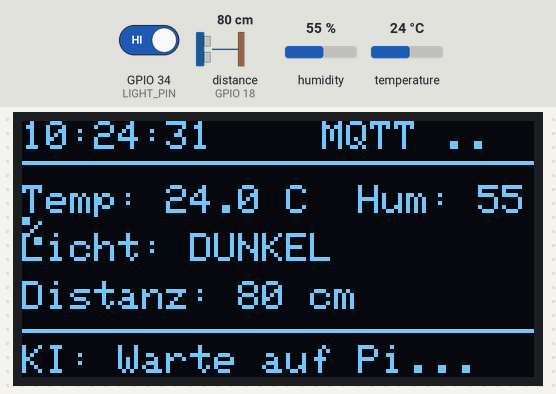
A sketch run on a simulated ESP32. On the bench: 128×64 one-colour display. Wiring (inferred from the names in the program): ultrasonic range finder: trigger GPIO 5; echo GPIO 18. The test bench sets the inputs (shaded band); at power-on: distance to the obstacle (sensor on GPIO 18) 80 cm, GPIO 34 (LIGHT_PIN) HIGH, humidity 55 %, temperature 24 °C. The echo pulse lasts 58.3 µs per cm; WiFi joins after 1.5 s; servers stay silent unless stated; the local clock reads 2024-03-15 10:24:30 at power-on unless the sketch sets it; random numbers use the default seed unless the sketch sets one; what the sketch prints to the serial monitor is not drawn.

Above: at 1.2 s.
1.3 s: distance to the obstacle (sensor on GPIO 18) set to 21 cm
At 3.1 s:
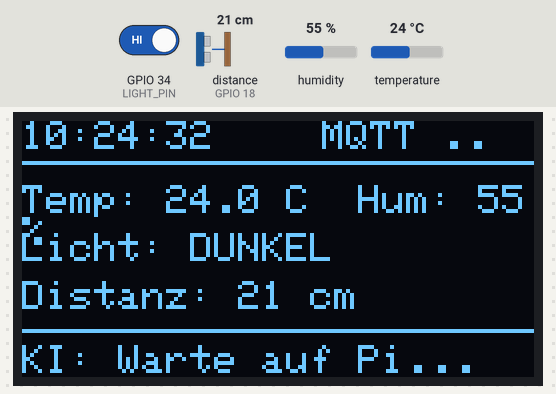
3.7 s: distance to the obstacle (sensor on GPIO 18) set to 17 cm
At 5.1 s:
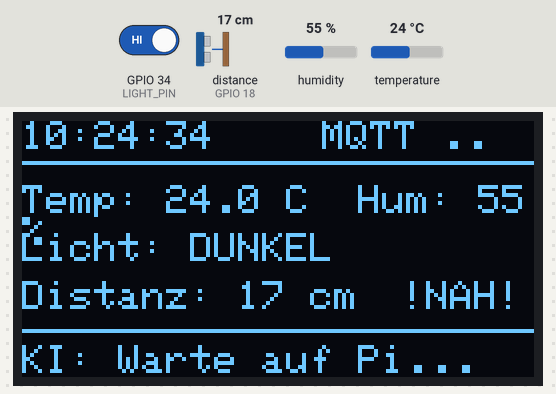
8.5 s: GPIO 34 (LIGHT_PIN) driven LOW
At 10.6 s:
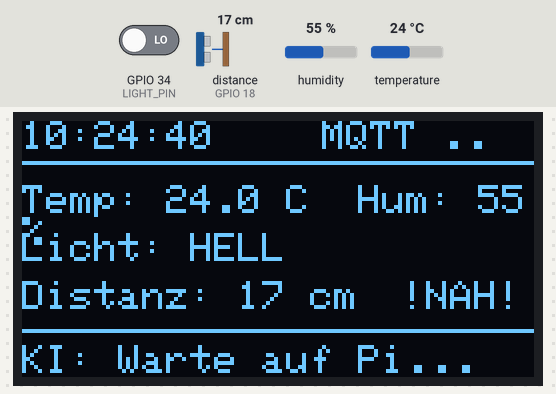
13.9 s: distance to the obstacle (sensor on GPIO 18) set to 35 cm
At 14.8 s:
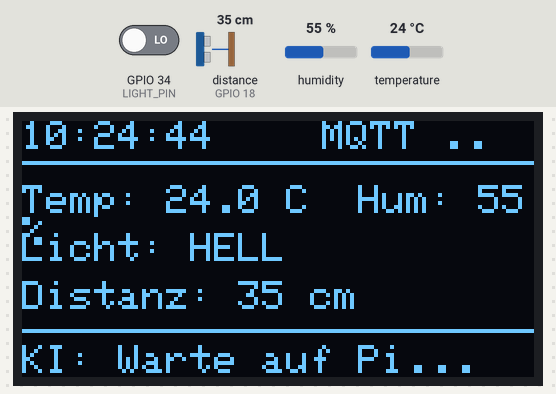
19.8 s: humidity set to 22 %
At 22.9 s:
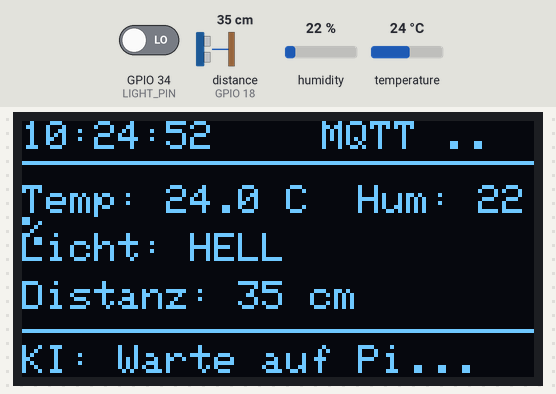
23.5 s: temperature set to 12 °C
At 25.0 s:
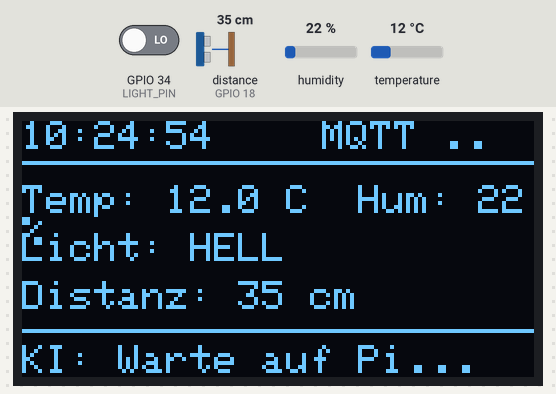
Timing chart, 0 to 26.5 s (numbered marks = the images above; inputs shaded):
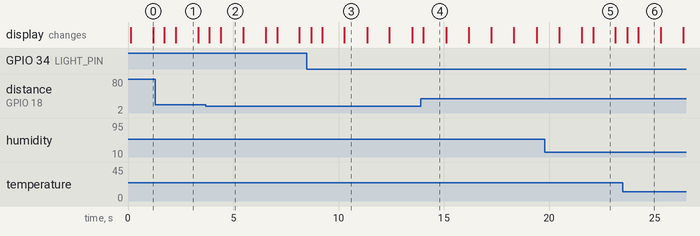

Measured:
- the behaviour switches between 20 and 19 cm on distance to the obstacle (sensor on GPIO 18) (found by bisection; images 1 and 2)
- what the display in image 2 shows lasts 1.1 s, from 4.4 s to 5.5 s

The sketch:

DHT_Unified_Sensor_ino.ino
```cpp
#include <ArduinoJson.h>
#include <WiFi.h>
#include <Wire.h>
#include <Adafruit_GFX.h>
#include <Adafruit_SSD1306.h>
#include "DHT.h"
#include <time.h>
#include <PubSubClient.h>
#include <ESPmDNS.h>
#include <WebServer.h>


// ==========================================
// 1. KONFIGURATION & NETZWERK
// ==========================================
const char* WIFI_SSID     = "wlan-SSID";
const char* WIFI_PASSWORD = "wlan_passwort";

const char* MQTT_HOST_NAME = "11FI6-turbo"; // Raspi hostname
const uint16_t MQTT_PORT   = 1883;
const char* MQTT_USER      = "mqttuser"; //mqttuser name
const char* MQTT_PASS      = "mqtt_Password";

const char* TOPIC_PUB      = "sensors/esp32/data";
const char* TOPIC_CMD      = "sensors/esp32/cmd";

// ==========================================
// 2. PINS & SENSOREN
// ==========================================
#define DHTPIN 23
#define DHTTYPE DHT11
#define LIGHT_PIN 34     // Dein D0 Anschluss vom Lichtsensor
#define TRIG_PIN 5       // Ultraschall Trig
#define ECHO_PIN 18      // Ultraschall Echo

DHT dht(DHTPIN, DHTTYPE);

// OLED Display
#define SCREEN_WIDTH 128
#define SCREEN_HEIGHT 64
Adafruit_SSD1306 display(SCREEN_WIDTH, SCREEN_HEIGHT, &Wire, -1);

// ==========================================
// 3. VARIABLEN & STATUS
// ==========================================
WiFiClient wifiClient;
PubSubClient mqtt(wifiClient);
IPAddress resolvedPiIP;
WebServer server(80); // Erstellt den Server auf Port 80

unsigned long lastPub = 0;
const unsigned long pubMs = 5000;
unsigned long lastWifiCheck = 0;

char lastAiMsg[32] = "Warte auf Pi...";
char lastWebAiMsg[512] = "System bereit";  // NEU: Für die Webseite (viel größer!)
bool timeSynced = false;

//
float t = 0.0;
float h = 0.0;
int l = 0;
long d = 0;

// ==========================================
// 4. HILFSFUNKTIONEN (ULTRASCHALL & ZEIT)
// ==========================================
long getDistance() {
  digitalWrite(TRIG_PIN, LOW);
  delayMicroseconds(2);
  digitalWrite(TRIG_PIN, HIGH);
  delayMicroseconds(10);
  digitalWrite(TRIG_PIN, LOW);
  long duration = pulseIn(ECHO_PIN, HIGH, 26000); // Timeout nach ~4m
  if (duration == 0) return 400;
  return duration / 58;
}

void setupTime() {
  // Deutschland: CET/CEST mit automatischer Umstellung
  configTzTime("CET-1CEST,M3.5.0,M10.5.0", "de.pool.ntp.org", "pool.ntp.org");
  Serial.println("NTP Zeit-Sync gestartet...");
}

void handleRoot() {
  // Logik für Licht-Text
  String lichtText = (l == 0) ? "HELL" : "DUNKEL";
  String lichtFarbe = (l == 0) ? "#ffcc00" : "#2c3e50"; // Gelb für hell, Dunkelblau für dunkel

  String html = "<!DOCTYPE html><html lang='de'>";
  html += "<head><meta name='viewport' content='width=device-width, initial-scale=1' charset='utf-8'>";
  html += "<meta http-equiv='refresh' content='5'>";
  html += "<style>";
  html += "body { font-family: 'Segoe UI', Tahoma, Geneva, Verdana, sans-serif; text-align: center; background-color: #eef2f7; margin: 0; padding: 20px; color: #333; }";
  html += ".container { max-width: 500px; margin: auto; background: white; padding: 30px; border-radius: 25px; box-shadow: 0 15px 35px rgba(0,0,0,0.1); }";
  html += "h1 { color: #1a73e8; margin-bottom: 25px; font-size: 26px; border-bottom: 2px solid #f0f0f0; padding-bottom: 10px; }";
  html += ".grid { display: grid; grid-template-columns: 1fr 1fr; gap: 15px; }";
  html += ".card { background: #f8f9fa; padding: 20px; border-radius: 15px; border-bottom: 4px solid #1a73e8; }";
  html += ".full-card { grid-column: span 2; }";
  html += ".label { font-size: 12px; color: #7f8c8d; text-transform: uppercase; letter-spacing: 1px; }";
  html += ".value { font-size: 24px; font-weight: bold; margin-top: 5px; }";
  html += ".ki-box { background: #fff; border: 2px solid #1a73e8; padding: 20px; border-radius: 15px; margin-top: 25px; text-align: left; line-height: 1.6; }";
  html += ".net-info { font-size: 11px; color: #bdc3c7; margin-top: 20px; background: #34495e; color: white; padding: 10px; border-radius: 10px; }";
  html += ".status-dot { height: 10px; width: 10px; background-color: #2ecc71; border-radius: 50%; display: inline-block; margin-right: 5px; }";
  html += "</style></head><body>";

  html += "<div class='container'>";
  html += "<h1>Room-Monitoring Smart System</h1>";

  html += "<div class='grid'>";
  // Temperatur & Luftfeuchtigkeit
  html += "<div class='card'><div class='label'>Temperatur</div><div class='value'>" + String(t, 1) + " °C</div></div>";
  html += "<div class='card'><div class='label'>Feuchte</div><div class='value'>" + String(h, 0) + " %</div></div>";

  // Licht & Distanz
  html += "<div class='card'><div class='label'>Licht</div><div class='value' style='color:" + lichtFarbe + "'>" + lichtText + "</div></div>";
  html += "<div class='card'><div class='label'>Distanz</div><div class='value'>" + String(d) + " cm</div></div>";

  // KI Bereich (Groß)
 // KI Bereich (Groß und schön)
  html += "<div class='card full-card'>"; // Öffnet die Karte
    html += "<div class='label' style='color:#1a73e8; font-weight:bold;'>🤖 KI Analyse & Empfehlung:</div>";
    html += "<div style='margin-top:10px; font-size: 16px; line-height: 1.5;'>";
      html += String(lastWebAiMsg); // Hier die LANGE Nachricht für die Webseite
    html += "</div>";
  html += "</div>"; // Schließt die Karte

  html += "</div>"; // Schließt das Grid (Grid Ende)

  // Netzwerk Infos
  html += "<div class='net-info'>";
  html += "<span><span class='status-dot'></span> System Online</span><br>";
  html += "Device: ESP32-Sensor-Node | IP: " + WiFi.localIP().toString() + "<br>";
  html += "WLAN: " + String(WIFI_SSID) + " | Signal: " + String(WiFi.RSSI()) + " dBm";
  html += "</div>";

  html += "</div></body></html>";

  server.send(200, "text/html", html);
}
// ==========================================
// 5. MQTT CALLBACK (Empfängt KI-Nachrichten)
// ==========================================

void mqttCallback(char* topic, byte* payload, unsigned int length) {
  // 1. JSON-Dokument erstellen
  StaticJsonDocument<1024> doc; // 1024 Bytes Platz für die lange Nachricht

  // 2. Das Paket vom Pi auspacken
  DeserializationError error = deserializeJson(doc, payload, length);

  if (!error) {
    // 3. Den kurzen Teil fürs OLED extrahieren
    const char* oledPart = doc["oled"] | "Status OK";
    strlcpy(lastAiMsg, oledPart, sizeof(lastAiMsg));

    // 4. Den langen Teil für die Webseite extrahieren
    const char* webPart = doc["web"] | "System läuft stabil.";
    strlcpy(lastWebAiMsg, webPart, sizeof(lastWebAiMsg));

    Serial.println("Daten erfolgreich entpackt!");
  } else {
    Serial.print("JSON Fehler: ");
    Serial.println(error.f_str());
  }
}

// ==========================================
// 6. VERBINDUNGS-MANAGEMENT (STABILITÄT)
// ==========================================
void ensureConnections() {
  // WiFi Check
  if (WiFi.status() != WL_CONNECTED) {
    if (millis() - lastWifiCheck > 5000) {
      WiFi.begin(WIFI_SSID, WIFI_PASSWORD);
      lastWifiCheck = millis();
    }
    return;
  }

  // Pi IP auflösen via mDNS
  if (resolvedPiIP.toString() == "0.0.0.0") {
    resolvedPiIP = MDNS.queryHost(MQTT_HOST_NAME);
    if (resolvedPiIP.toString() != "0.0.0.0") {
      mqtt.setServer(resolvedPiIP, MQTT_PORT);
      mqtt.setCallback(mqttCallback);
    }
  }

  // MQTT Reconnect
  if (resolvedPiIP.toString() != "0.0.0.0" && !mqtt.connected()) {
    String clientId = "ESP32-Client-" + String(random(0xffff), HEX);
    if (mqtt.connect(clientId.c_str(), MQTT_USER, MQTT_PASS)) {
      mqtt.subscribe(TOPIC_CMD);
      Serial.println("MQTT Verbunden & Subscribed");
    }
  }
}

// ==========================================
// 7. SETUP
// ==========================================
void setup() {
  Serial.begin(115200);

  pinMode(TRIG_PIN, OUTPUT);
  pinMode(ECHO_PIN, INPUT);
  pinMode(LIGHT_PIN, INPUT);

  dht.begin();
  Wire.begin(21, 22);

  if(!display.begin(SSD1306_SWITCHCAPVCC, 0x3C)) {
    Serial.println("OLED Fehler!");
    for(;;);
  }

  display.clearDisplay();
  display.setTextSize(1);
  display.setTextColor(WHITE);
  display.setCursor(0,20);
  display.println("System Start...");
  display.display();

  WiFi.begin(WIFI_SSID, WIFI_PASSWORD);
  MDNS.begin("esp32-sensor");
  setupTime();

  // Webserver Routen definieren
  server.on("/", handleRoot);
  server.begin();
  Serial.println("HTTP Webserver gestartet");

  // mDNS starten (optional, damit du http://raummonitor.local im Browser tippen kannst)
  if (MDNS.begin("raummonitor")) {
    Serial.println("mDNS Responder gestartet: http://raummonitor.local");
  }
}

// ==========================================
// 8. HAUPTSCHLEIFE (LOOP)
// ==========================================
void loop() {
  server.handleClient();
  ensureConnections();
  if (mqtt.connected()) mqtt.loop();

  // WICHTIG: Hier kein "float" oder "long" davor schreiben!
  // Nur die Werte zuweisen:
  h = dht.readHumidity();
  t = dht.readTemperature();
  l = digitalRead(LIGHT_PIN);
  d = getDistance();


  // Sensoren auslesen
  float h = dht.readHumidity();
  float t = dht.readTemperature();
  int lightStatus = digitalRead(LIGHT_PIN); // 0 = Hell, 1 = Dunkel (meistens)
  long dist = getDistance();

  // Uhrzeit formatieren
  struct tm timeinfo;
  char ts[15] = "Sync...";
  if (getLocalTime(&timeinfo)) {
    strftime(ts, sizeof(ts), "%H:%M:%S", &timeinfo);
    timeSynced = true;
  }

  // Daten an Pi senden (alle 5 Sek)
  if (mqtt.connected() && millis() - lastPub > pubMs) {
    lastPub = millis();
    char payload[200];
    snprintf(payload, sizeof(payload),
             "{\"t\":%.1f,\"h\":%.1f,\"l\":%d,\"d\":%ld,\"ts\":\"%s\"}",
             t, h, lightStatus, dist, ts);
    mqtt.publish(TOPIC_PUB, payload);
  }

  // DISPLAY LAYOUT
  display.clearDisplay();

  // Kopfzeile
  display.setTextSize(1);
  display.setCursor(0,0);
  display.print(ts);
  display.setCursor(75,0);
  display.print(mqtt.connected() ? "MQTT OK" : "MQTT ..");
  display.drawFastHLine(0, 10, 128, WHITE);

  // Klima-Werte
  display.setCursor(0, 16);
  display.printf("Temp: %.1f C  Hum: %.0f%%", t, h);

  // Licht-Status (Digital)
  display.setCursor(0, 28);
  display.print("Licht: ");
  display.print((lightStatus == 0) ? "HELL" : "DUNKEL");

  // Distanz + Warnung
  display.setCursor(0, 40);
  display.printf("Distanz: %ld cm", dist);

  // NAH-WARNUNG (Wieder drin!)
  if (dist < 20 && dist > 1) {
    display.setCursor(95, 40);
    display.print("!NAH!");
  }

  // KI-NACHRICHT (Ganz unten)
  display.drawFastHLine(0, 52, 128, WHITE);
  display.setCursor(0, 56);
  display.print("KI: ");
  display.print(lastAiMsg);

  display.display();
  delay(500);
}
```
